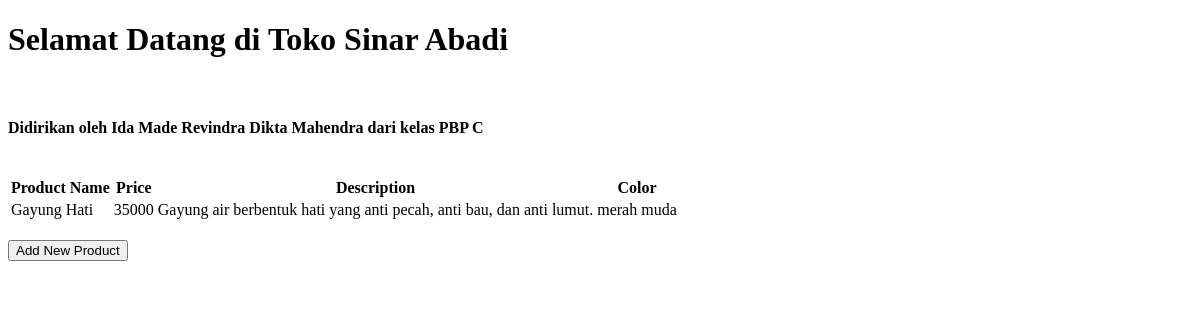
Before: / with the older database file.
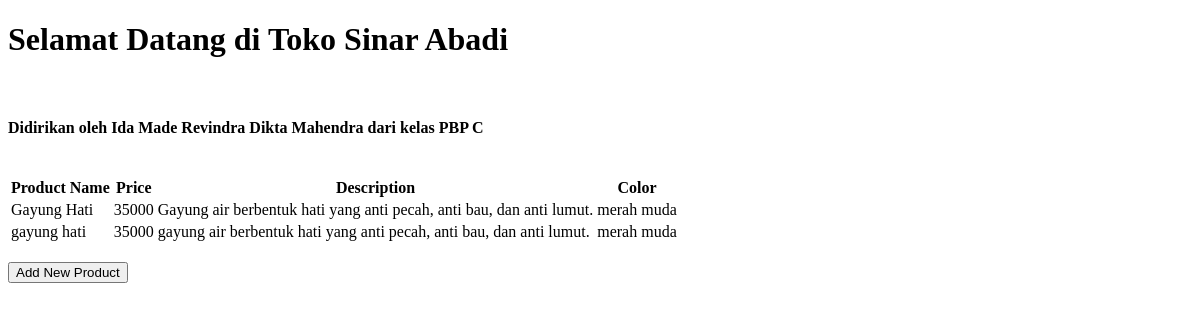
After: the same page with the newer database file.
### main/models.py (models this page shows)
class Product(models.Model):
    name = models.CharField(max_length=255)
    price = models.IntegerField()
    description = models.TextField()
    color = models.CharField(max_length=255)

### main/views.py (the view)
# urls.py: path('', show_main, name='show_main'),
def show_main(request):
    store_products = Product.objects.all()
    context = {
        'company' : 'Toko Sinar Abadi',
        'owner_name': 'Ida Made Revindra Dikta Mahendra',
        'owner_class': 'kelas PBP C',
        'store_products': store_products
    }
    return render(request, "main.html", context)

### main/templates/main.html (shortened to what this page needs)
{% extends 'base.html' %}
{% block content %}
<h1>Selamat Datang di {{ company }}</h1>
<br>
<h4>Didirikan oleh {{ owner_name }} dari {{ owner_class }}</h4>
<br>
{% if not store_products %}
<p>Belum ada data produk pada Toko Sinar Abadi.</p>
{% else %}
<table>
    <tr>
        <th>Product Name</th>
        <th>Price</th>
        <th>Description</th>
        <th>Color</th>
    </tr>
    {% for product in store_products %}
    <tr>
        <td>{{product.name}}</td>
        <td>{{product.price}}</td>
        <td>{{product.description}}</td>
        <td>{{product.color}}</td>
    </tr>
    {% endfor %}
</table>
{% endif %}
<br />
<a href="{% url 'main:create_product' %}">
    <button>Add New Product</button>
</a>
{% endblock content %}

### templates/base.html (shortened to what this page needs)
{% load static %}
<!DOCTYPE html>
<html lang="en">
    <head>
    </head>
    <body>
        {% block content %} {% endblock content %}
    </body>
</html>

Changed rows visible on the page:
added Product: name "gayung hati", price "35000", description "gayung air berbentuk hati yang anti pecah, anti bau, dan anti lumut.", color "merah muda"
